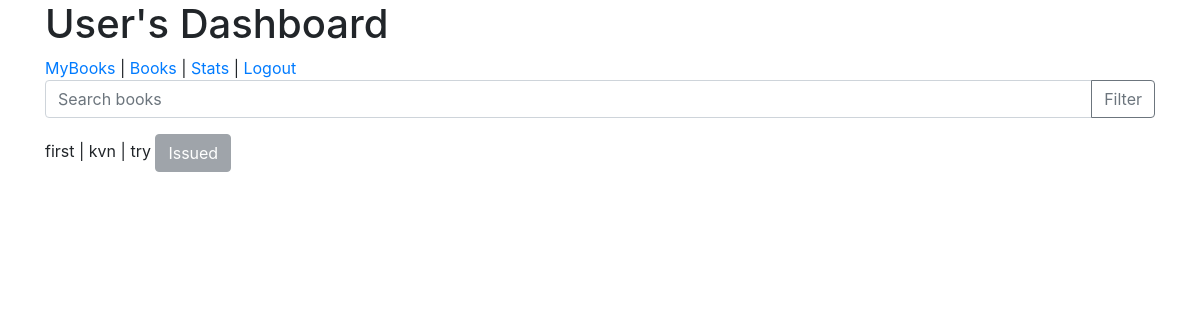
/user_dashboard (signed in), run on an earlier commit of the app's database.
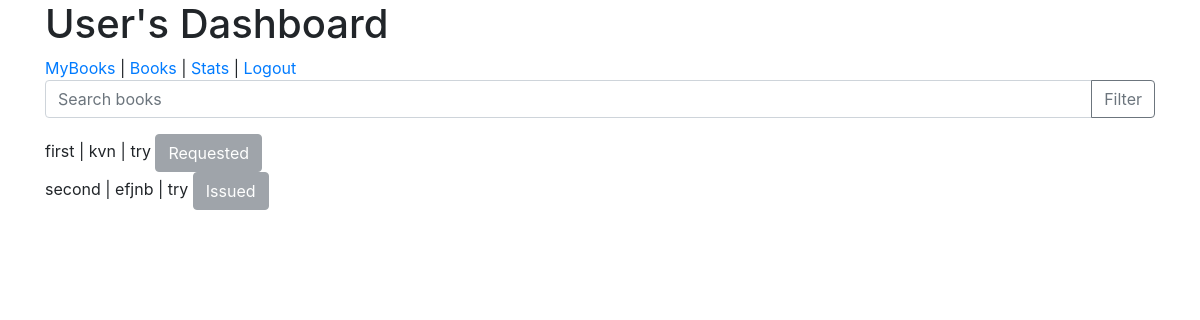
And on a later commit of the database.
### app.py (models this page shows)
class Book(db.Model):
    id = db.Column(db.Integer, primary_key=True)
    title = db.Column(db.String(150), nullable=False)
    author = db.Column(db.String(100), nullable=False)
    pages = db.Column(db.Integer)  # Add this line for the number of pages
    section_id = db.Column(db.Integer, db.ForeignKey('section.id'), nullable=False)
    section = db.relationship('Section', back_populates='books')
    issues = db.relationship('Issue', backref='book', lazy='dynamic')

class Section(db.Model):
    id = db.Column(db.Integer, primary_key=True)
    title = db.Column(db.String(100), nullable=False)
    date_created = db.Column(db.DateTime, default=datetime.now, nullable=False)
    description = db.Column(db.String(500), nullable=True)
    user_id = db.Column(db.Integer, db.ForeignKey('user.id'))
    books = db.relationship('Book', back_populates='section')
    issues = db.relationship('Issue', backref='section', lazy='dynamic')

### app.py (the view)
@app.route('/user_dashboard', methods=['GET'])
def user_dashboard():
    if 'user_id' not in session:
        return redirect(url_for('user_login'))
    user_id = session['user_id']
    query = request.args.get('query')  # Get the search query from URL parameters for GET request
    user_issues = Issue.query.filter_by(user_id=user_id).all()
    requested_book_ids = [issue.book_id for issue in user_issues if issue.status == 'requested']
    issued_book_ids = [issue.book_id for issue in user_issues if issue.status == 'issued']
    if query:
        books = Book.query.filter(Book.title.contains(query)).all()
    else:
        books = Book.query.all()
    return render_template(
        'user_dashboard.html',
        books=books,
        requested_book_ids=requested_book_ids,
        issued_book_ids=issued_book_ids
    )

### templates/user_dashboard.html (shortened to what this page needs)
<!DOCTYPE html>
<html lang="en">
<head>
    <link rel="stylesheet" href="https://stackpath.bootstrapcdn.com/bootstrap/4.3.1/css/bootstrap.min.css">
</head>
<body>
<div class="container">
    <h1>User's Dashboard</h1>
    <nav>
        <a href="{{ url_for('user_mybooks') }}">MyBooks</a> |
        <a href="{{ url_for('user_dashboard') }}">Books</a> |
        <a href="stats.html">Stats</a> |
        <a href="{{ url_for('logout') }}">Logout</a>
    </nav>
    <form action="{{ url_for('user_dashboard') }}" method="GET" class="input-group mb-3">
        <input type="text" class="form-control" placeholder="Search books" aria-label="Search" name="query">
        <div class="input-group-append">
            <button class="btn btn-outline-secondary" type="submit">Filter</button>
        </div>
    </form>
    {% for book in books %}
<div class="book-entry">
    <span>{{ book.title }}</span> |
    <span>{{ book.author }}</span> |
    <span>{{ book.section.title }}</span>
    {% if book.id in issued_book_ids %}
        <button class="btn btn-secondary" disabled>Issued</button>
    {% elif book.id in requested_book_ids %}
        <button class="btn btn-secondary" disabled>Requested</button>
    {% else %}
        <form action="{{ url_for('request_book', book_id=book.id) }}" method="post">
            <button type="submit" class="btn btn-success">Request</button>
        </form>
    {% endif %}
</div>
{% else %}
<p>No books available.</p>
{% endfor %}
</html>

What changed in the data, as far as the page shows it:
computed for Book "first": text "Issued" → "Requested"
added Book: title "second", author "efjnb", section "try", shows "Issued"
